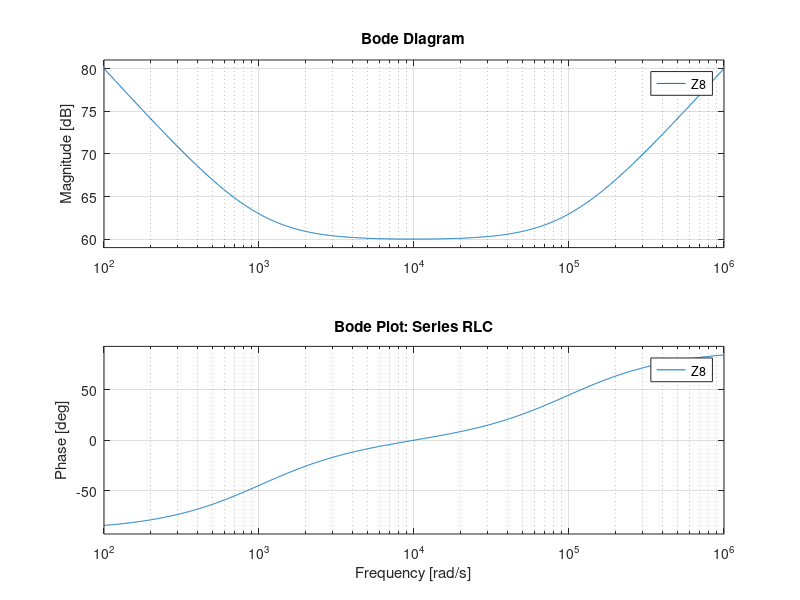
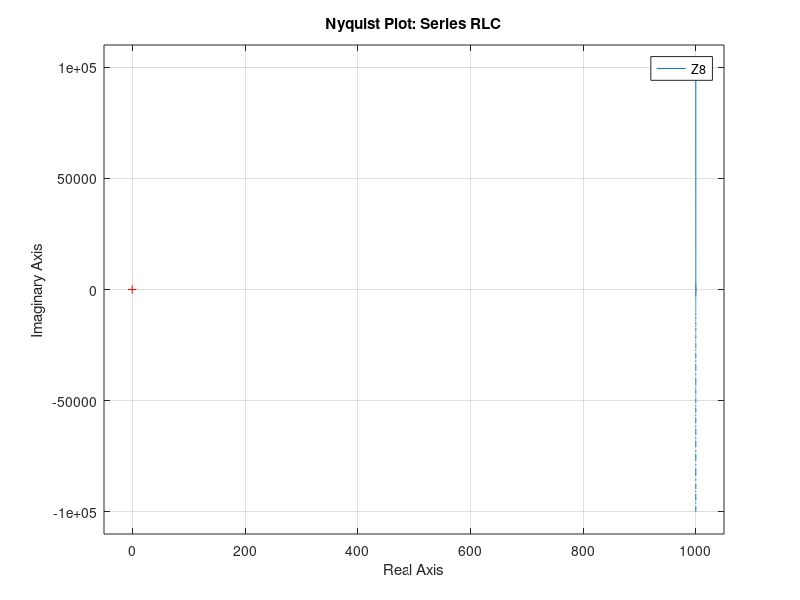

These charts were generated, in order, by the following MATLAB code:
R = 1e3;              % 1 kOhm
C = 1e-6;             % 1 uF
L = 10e-3;            % 10 mH
s = tf('s');
Z8 = R + s*L + 1/(s*C);
figure;
bode(Z8);
title('Bode Plot: Series RLC');
grid on;
figure;
nyquist(Z8);
title('Nyquist Plot: Series RLC');
grid on;
